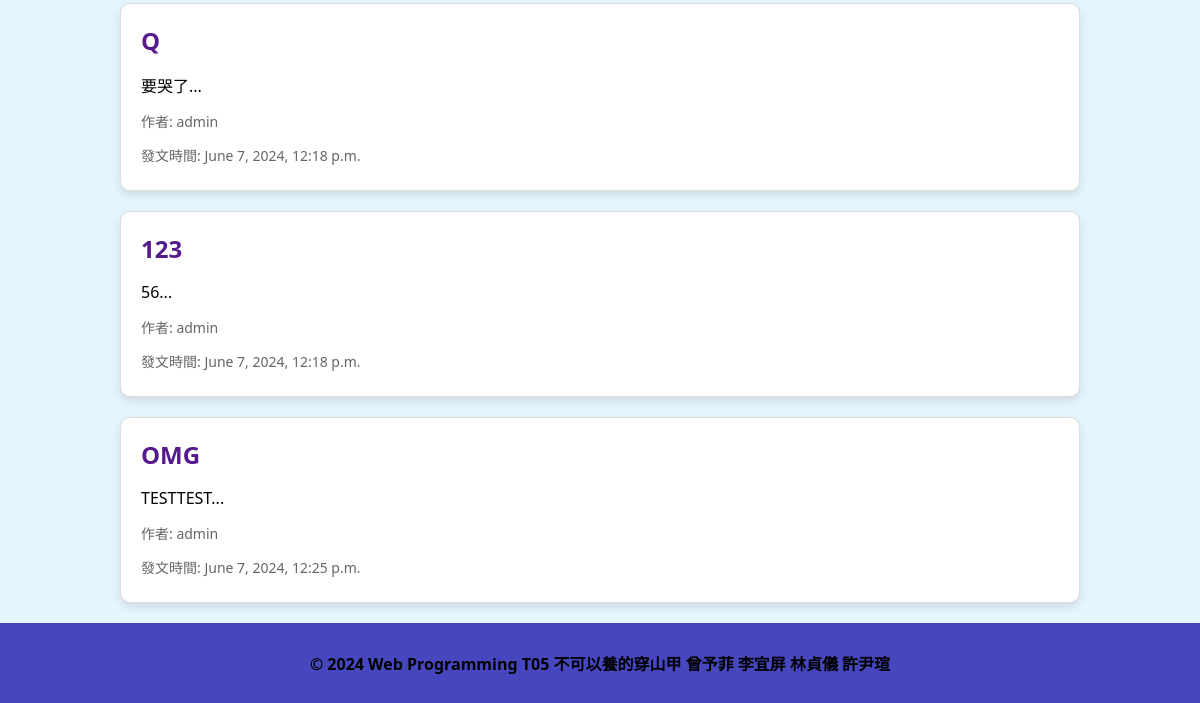
The app's page / (lower part), older data.
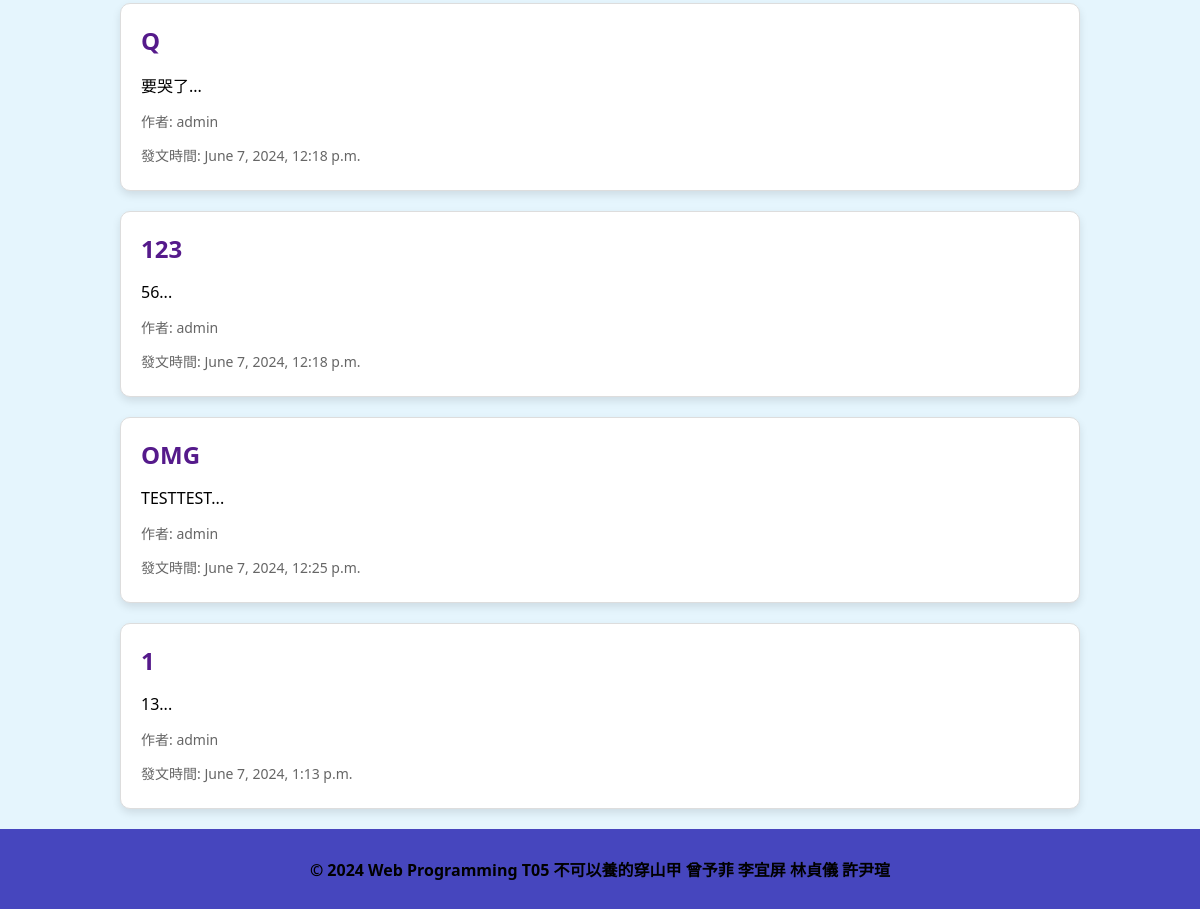
The same page, newer data.
### travel/models.py (models this page shows, shortened)
class Post(models.Model):
    user = models.ForeignKey(User, on_delete=models.CASCADE, related_name='posts', verbose_name="發文者")
    title = models.CharField(max_length=10, verbose_name="文章標題")
    description = models.TextField(verbose_name="文章內容")
    created_at = models.DateTimeField(default=timezone.now, verbose_name="發文時間")
    pictures = models.ManyToManyField(Picture, related_name='posts', verbose_name="內文圖片")

### travel/views.py (the view)
# urls.py: 2. Add a URL to urlpatterns:  path('', views.home, name='home')
def home(request):
    posts = Post.objects.all()
    return render(request, 'home.html', {'posts': posts})

### travel/templates/home.html (shortened to what this page needs)
{% extends "Mama.html" %}
{% load static %}
{% block CSS %}
    <link rel="stylesheet" type="text/css" href="{% static 'css/home.css' %}">
{% endblock %}
{% block content %}
<div class="post-list">
    {% for post in posts %}
    <div class="post-item">
        <h2 class="post-title"><a class="post" href="">{{ post.title }}</a></h2>
        <p class="post-description">{{ post.description|slice:":30" }}...</p>
        <p class="post-author">作者: {{ post.user.username }}</p>
        <p class="post-date">發文時間: {{ post.created_at }}</p>
    </div>
    {% endfor %}
</div>
{% endblock %}

Row changes from the older to the newer data that the page shows:
added Post: title "1", description "13", user.username "admin", created_at "June 7, 2024, 1:13 p.m."
